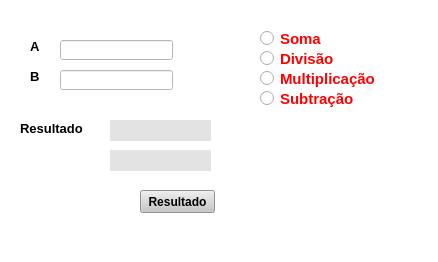
<?xml version="1.0" encoding="UTF-8"?>
<ui version="4.0">
 <class>Calculadora</class>
 <widget class="QMainWindow" name="Calculadora">
  <property name="geometry">
   <rect>
    <x>0</x>
    <y>0</y>
    <width>438</width>
    <height>262</height>
   </rect>
  </property>
  <property name="windowTitle">
   <string>MainWindow</string>
  </property>
  <property name="styleSheet">
   <string notr="true">background-color: rgb(255, 255, 255);</string>
  </property>
  <widget class="QWidget" name="centralwidget">
   <widget class="QLabel" name="label">
    <property name="geometry">
     <rect>
      <x>30</x>
      <y>40</y>
      <width>47</width>
      <height>13</height>
     </rect>
    </property>
    <property name="font">
     <font>
      <pointsize>10</pointsize>
      <weight>75</weight>
      <bold>true</bold>
     </font>
    </property>
    <property name="text">
     <string>A</string>
    </property>
   </widget>
   <widget class="QLabel" name="label_2">
    <property name="geometry">
     <rect>
      <x>30</x>
      <y>70</y>
      <width>47</width>
      <height>13</height>
     </rect>
    </property>
    <property name="font">
     <font>
      <pointsize>10</pointsize>
      <weight>75</weight>
      <bold>true</bold>
     </font>
    </property>
    <property name="text">
     <string>B</string>
    </property>
   </widget>
   <widget class="QLineEdit" name="lineEdit">
    <property name="geometry">
     <rect>
      <x>60</x>
      <y>40</y>
      <width>113</width>
      <height>20</height>
     </rect>
    </property>
   </widget>
   <widget class="QLineEdit" name="lineEdit_2">
    <property name="geometry">
     <rect>
      <x>60</x>
      <y>70</y>
      <width>113</width>
      <height>20</height>
     </rect>
    </property>
   </widget>
   <widget class="QLabel" name="label_3">
    <property name="geometry">
     <rect>
      <x>20</x>
      <y>120</y>
      <width>71</width>
      <height>16</height>
     </rect>
    </property>
    <property name="font">
     <font>
      <pointsize>10</pointsize>
      <weight>75</weight>
      <bold>true</bold>
     </font>
    </property>
    <property name="text">
     <string>Resultado</string>
    </property>
   </widget>
   <widget class="QPushButton" name="pushButton">
    <property name="geometry">
     <rect>
      <x>140</x>
      <y>190</y>
      <width>75</width>
      <height>23</height>
     </rect>
    </property>
    <property name="font">
     <font>
      <weight>75</weight>
      <bold>true</bold>
     </font>
    </property>
    <property name="styleSheet">
     <string notr="true">background-color: rgb(200, 200, 200);</string>
    </property>
    <property name="text">
     <string>Resultado</string>
    </property>
   </widget>
   <widget class="QLabel" name="label_4">
    <property name="geometry">
     <rect>
      <x>110</x>
      <y>120</y>
      <width>101</width>
      <height>21</height>
     </rect>
    </property>
    <property name="styleSheet">
     <string notr="true">border-color: rgb(0, 0, 0);
background-color: rgb(227, 227, 227);
border-color: rgb(0, 0, 0);</string>
    </property>
    <property name="text">
     <string/>
    </property>
   </widget>
   <widget class="QRadioButton" name="radioButton">
    <property name="geometry">
     <rect>
      <x>260</x>
      <y>30</y>
      <width>111</width>
      <height>17</height>
     </rect>
    </property>
    <property name="font">
     <font>
      <pointsize>11</pointsize>
      <weight>75</weight>
      <bold>true</bold>
     </font>
    </property>
    <property name="styleSheet">
     <string notr="true">color: rgb(255, 0, 0);</string>
    </property>
    <property name="text">
     <string>Soma</string>
    </property>
   </widget>
   <widget class="QRadioButton" name="radioButton_2">
    <property name="geometry">
     <rect>
      <x>260</x>
      <y>50</y>
      <width>111</width>
      <height>17</height>
     </rect>
    </property>
    <property name="font">
     <font>
      <pointsize>11</pointsize>
      <weight>75</weight>
      <bold>true</bold>
     </font>
    </property>
    <property name="styleSheet">
     <string notr="true">color: rgb(255, 0, 0);</string>
    </property>
    <property name="text">
     <string>Divisão</string>
    </property>
   </widget>
   <widget class="QRadioButton" name="radioButton_3">
    <property name="geometry">
     <rect>
      <x>260</x>
      <y>70</y>
      <width>131</width>
      <height>17</height>
     </rect>
    </property>
    <property name="font">
     <font>
      <pointsize>11</pointsize>
      <weight>75</weight>
      <bold>true</bold>
     </font>
    </property>
    <property name="styleSheet">
     <string notr="true">color: rgb(255, 0, 0);</string>
    </property>
    <property name="text">
     <string>Multiplicação</string>
    </property>
   </widget>
   <widget class="QRadioButton" name="radioButton_4">
    <property name="geometry">
     <rect>
      <x>260</x>
      <y>90</y>
      <width>131</width>
      <height>17</height>
     </rect>
    </property>
    <property name="font">
     <font>
      <pointsize>11</pointsize>
      <weight>75</weight>
      <bold>true</bold>
     </font>
    </property>
    <property name="styleSheet">
     <string notr="true">color: rgb(255, 0, 0);</string>
    </property>
    <property name="text">
     <string>Subtração</string>
    </property>
   </widget>
   <widget class="QLabel" name="label_5">
    <property name="geometry">
     <rect>
      <x>110</x>
      <y>150</y>
      <width>101</width>
      <height>21</height>
     </rect>
    </property>
    <property name="styleSheet">
     <string notr="true">border-color: rgb(0, 0, 0);
background-color: rgb(227, 227, 227);
border-color: rgb(0, 0, 0);</string>
    </property>
    <property name="text">
     <string/>
    </property>
   </widget>
  </widget>
  <widget class="QMenuBar" name="menubar">
   <property name="geometry">
    <rect>
     <x>0</x>
     <y>0</y>
     <width>438</width>
     <height>21</height>
    </rect>
   </property>
  </widget>
  <widget class="QStatusBar" name="statusbar"/>
 </widget>
 <resources/>
 <connections/>
</ui>
